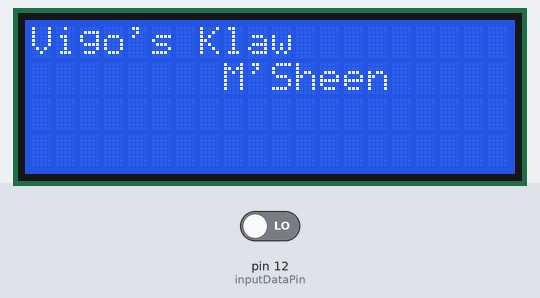
A sketch run on a simulated Arduino Uno, built with avr-gcc and run on an emulated ATmega328P. Parts: 20×4 character LCD. Inputs (shaded band) come from the test bench; at power-on: pin 12 (inputDataPin) LOW.

Above: at 0.1 s.
At 3.2 s:
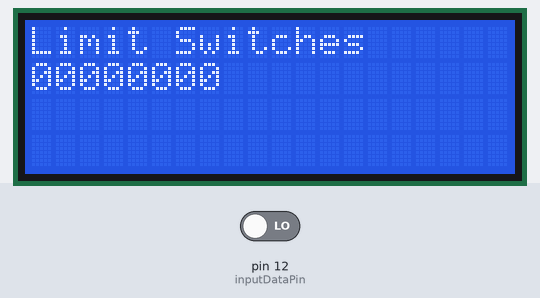
4.3 s: pin 12 (inputDataPin) driven HIGH
At 5.7 s:
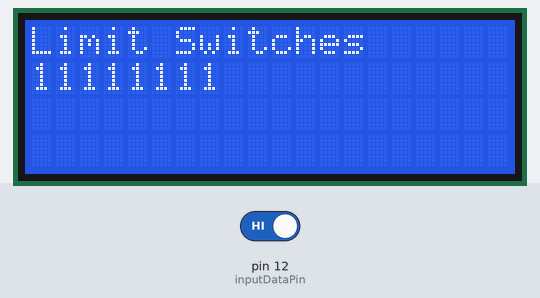
Timing chart, 0 to 7.3 s (numbered marks = the images above; inputs shaded):
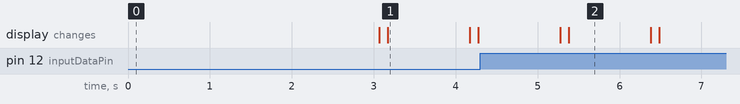

Measured:
- after the input at 4.3 s, the display: first differs from a run without the input after 1.1 s (image 2)
- what the display in image 1 shows lasts 1.0 s, from 3.2 s to 4.2 s

The sketch:

ScreenTest.ino
```cpp
#include <LiquidCrystal_74HC595.h>

#define DS 10
#define SHCP 9
#define STCP 8

#define RS 1
#define E 2
#define D4 3
#define D5 4
#define D6 5
#define D7 6

#define inputDataPin 12
#define inputClockPin 2
#define inputLatchPin 3
#define inputClockEnable 4

LiquidCrystal_74HC595 lcd(DS, SHCP, STCP, RS, E, D4, D5, D6, D7);

void setup() {

  //Initialize The LCD Screen
  lcd.begin(20, 4);
  lcd.print("Vigo's Klaw");
  lcd.setCursor(8,1);
  lcd.print("M'Sheen");
  delay(3000);

  //Initialize The Input Shift Register
  pinMode(inputLatchPin, OUTPUT);
  pinMode(inputDataPin, INPUT);
  pinMode(inputClockPin, OUTPUT);
  pinMode(inputClockEnable, OUTPUT);
  digitalWrite(inputClockEnable,LOW);
}

unsigned char shiftIn165(uint8_t dataPin, uint8_t clockPin, uint8_t bitOrder) {
  uint8_t value = 0;
  uint8_t i;

  for (i = 0; i < 8; ++i) {
    digitalWrite(clockPin, LOW);
    if (bitOrder == LSBFIRST) {
      value |= digitalRead(dataPin) << i;
    }
    else {
      value |= digitalRead(dataPin) << (7 - i);
    }
    digitalWrite(clockPin, HIGH);
  }
  return value;
}

void loop() {
  //Latch the inputs on the input shift register
  digitalWrite(inputLatchPin, LOW);
  delayMicroseconds(20);
  digitalWrite(inputLatchPin, HIGH);

  //Read the inputs from the shift register
  byte regByte = shiftIn(inputDataPin, inputClockPin, MSBFIRST);

  //Clear the LCD
  lcd.clear();
  delay(100);

  //Set the cursor to the top left
  lcd.setCursor(0,1);

  //Print the inputs as binary
  //Set the cursor to the top left
  lcd.setCursor(0,0);
  lcd.print("Limit Switches");
  lcd.setCursor(0,1);
  //Print the inputs as binary
  if (regByte & (1 << 7) ){
    // bit n is set
    lcd.print("1");
  }else{
    lcd.print("0");
  }
   if (regByte & (1 << 6) ){
    // bit n is set
    lcd.print("1");
  }else{
    lcd.print("0");
  }
   if (regByte & (1 << 5) ){
    // bit n is set
    lcd.print("1");
  }else{
    lcd.print("0");
  }
   if (regByte & (1 << 4) ){
    // bit n is set
    lcd.print("1");
  }else{
    lcd.print("0");
  }
   if (regByte & (1 << 3) ){
    // bit n is set
    lcd.print("1");
  }else{
    lcd.print("0");
  }
   if (regByte & (1 << 2) ){
    // bit n is set
    lcd.print("1");
  }else{
    lcd.print("0");
  }
   if (regByte & (1 << 1) ){
    // bit n is set
    lcd.print("1");
  }else{
    lcd.print("0");
  } if (regByte & (1 << 0) ){
    // bit n is set
    lcd.print("1");
  }else{
    lcd.print("0");
  }
  delay(1000);
}
```
